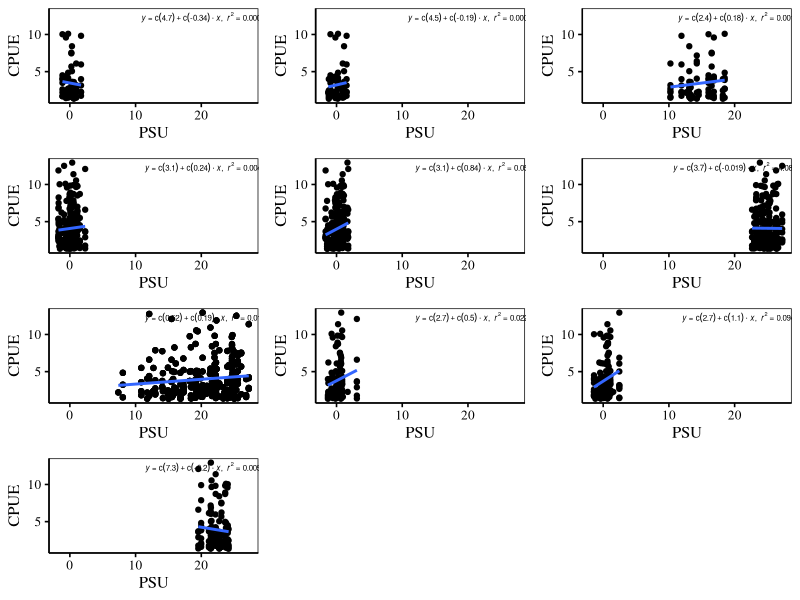

The R source for this figure:
## ---- chunk 1
knitr::opts_chunk$set(echo = TRUE)
library(ggplot2)
library(lubridate)
library(tidyr)
library(dplyr)
library(Hmisc)
library(nlme)
library(cowplot)
library(gridExtra)
library(knitr)
library(readxl)
library(rmarkdown)

theme_set(theme_classic(base_size = 12)+
           theme(panel.grid.major = element_blank(), 
                 panel.grid.minor = element_blank(),
                 panel.background = element_rect(colour = "black", size=0.5))+
           theme(text=element_text(size=12,  family="serif", colour = "black"))+
          theme(axis.text = element_text(colour = "black"))+
          theme(axis.ticks = element_line(colour = "black"))
          )
update_geom_defaults("point",   list(colour = "black"))
update_geom_defaults("line",   list(colour = "black"))
theme_update(plot.title = element_text(hjust = 0.5))
## ---- chunk 2
crab = read.csv("dataGather2.csv")
## ---- chunk 3
CooperT38 = subset(crab, 
                   Watershed == "Cooper" &
                     Lifestage == "Total" &
                     ProjID == "T38")
xx <- range(CooperT38$PSU)
yy <- range(CooperT38$CPUE)

lm_eqn = function(crab){
    m = lm(CPUE ~ PSU, crab);
    eq <- substitute(italic(y) == a + b %.% italic(x)*","~~italic(r)^2~"="~r2, 
         list(a = format(coef(m)[1], digits = 2), 
              b = format(coef(m)[2], digits = 2), 
             r2 = format(summary(m)$r.squared, digits = 3)))
    as.character(as.expression(eq));                 
}

ll <- by(crab, crab$Salinity, function(crab){
  x.eq <- max(xx)-mean(xx)/2
  y.eq <- max(yy)*0.95
  p <- ggplot(crab, aes(PSU, CPUE)) +
    geom_point() +
    geom_smooth(method = "lm", se=FALSE) +
    annotate(x=x.eq, y=y.eq, geom = 'text',
             label = lm_eqn(crab), size=2,parse=TRUE) +
    xlim(xx[1],xx[2])+ylim(yy[1],yy[2])
})
CooperT38plot <- ggplot(aes(PSU, CPUE), data = CooperT38) +
  ggtitle("Creek Trawl Blue Crab Abundance by USGS Cooper River CSI") +
  geom_point() +
  geom_smooth(method="lm", se=FALSE, color="gray25") +
  facet_wrap(~Salinity, scales = "free") 

do.call(grid.arrange,ll)
